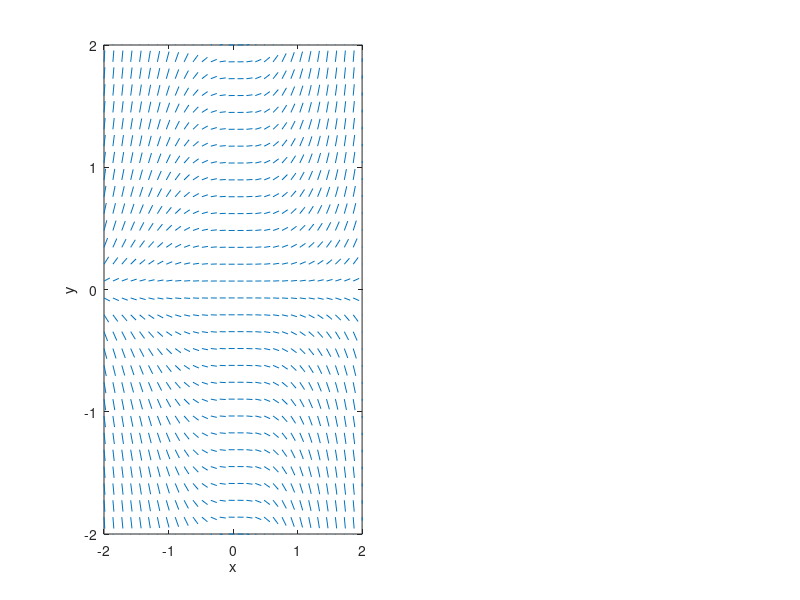

Write the MATLAB code that produced this figure. (Note: this script raises an error after producing the figure.)
% define some fixed variables for all plots
nx = 30;        % number of grid points in x direction
ny = 30;        % number of grid points in y direction
xmin = -2.0;    % minimum x value
xmax =  2.0;    % maximum x value
ymin = -2.0;    % minimum y value
ymax =  2.0;    % maximum y value

% plot the slope field for y'= xy
subplot(1,2,1)
[X, Y] = meshgrid(linspace(xmin,xmax,nx),linspace(ymin,ymax,ny));
fun1 = @(x, y) (y.*x.*x);
DYDX = fun1(X, Y);
DY = DYDX ./ sqrt(1 + DYDX.^2);
DX = ones(length(DY)) ./ sqrt(1 + DYDX.^2);
h = quiver(X, Y, DX, DY, 0.5);
set(h, "maxheadsize", 0.0);
xlim([xmin,xmax])
ylim([ymin,ymax])
xlabel('x')
ylabel('y')

y0 = linspace(ymin,ymax,10)
y1 = y0 ./ (1 + 2*y0)

for y=y1
  yline(y,'r-.','LineWidth',3)
end


% replot the same slope field, but zoomed in this time
xrescale = 1;
yrescale = 1;
ax = subplot(1,2,2);
[X, Y] = meshgrid(linspace(xmin*xrescale,xmax*xrescale,nx),linspace(ymin*yrescale,ymax*yrescale,ny));
DYDX = fun1(X, Y);
DY = DYDX ./ sqrt(1 + DYDX.^2);
DX = ones(length(DY)) ./ sqrt(1 + DYDX.^2);
h = quiver(X, Y, DX, DY, 0.5);
set(h, "maxheadsize", 0.0);
xlim([xmin*xrescale,xmax*xrescale])
ylim([ymin*yrescale,ymax*yrescale])
xlabel('x')
ylabel('y')
yticks(y0)
yticklabels(sort(y1))
%ax.YColor = [1, 0, 0]; % Y labels are blue.
for y=y0
  yline(y,'r-.','LineWidth',3)
end
saveas(gcf,'../fig/003-field1.png')



  


